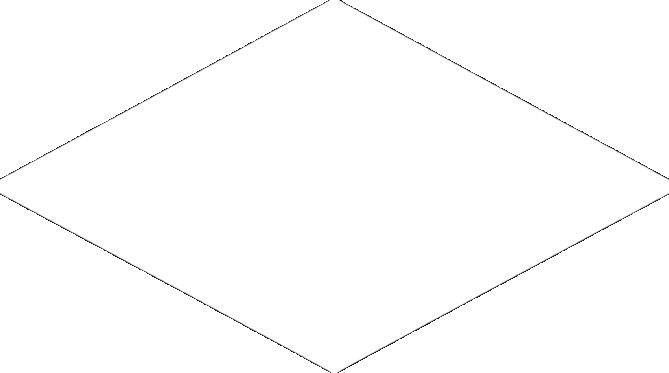
#> input picture tmp/gothic-library-floor-a-alpha.png, 669 x 373 px, given in place of gothic-library-floor-a-alpha.png-pair-alpha.png, which was not available
$ python extract-imagegen-pair.py ../tmp/gothic-library-floor-a-alpha.png
#> lines starting #> are read from the running program, lines starting #| are printed output that depends on the picture; pictures that were not available may be replaced by others from this repository, and a replacement may not be noted
"""Extract the latest built-in imagegen two-view sprite sheet into object PNGs."""

from __future__ import annotations

import argparse
import os
import subprocess
import sys
from pathlib import Path

from PIL import Image


ROOT = Path(__file__).resolve().parents[1]
GENERATED = Path.home() / ".codex" / "generated_images"
TMP = ROOT / "tmp" / "imagegen"
OUT_DIR = ROOT / "public" / "objects"
REMOVER = Path.home() / ".codex" / "skills" / ".system" / "imagegen" / "scripts" / "remove_chroma_key.py"


def latest_generated() -> Path:
    files = sorted(GENERATED.rglob("*.png"), key=lambda p: p.stat().st_mtime, reverse=True)
    if not files:
        raise SystemExit(f"No generated PNGs found under {GENERATED}")
    return files[0]


def split_pair(alpha_path: Path, kind: str, max_size: int, pad: int) -> None:
#> called with kind = '../tmp/gothic-library-floor-a-alpha.png', max_size = 900, pad = 75
    im = Image.open(alpha_path).convert("RGBA")
#> im is the input picture: PIL image 669x373 RGBA; mean R, G, B, A 253.7, 253.7, 253.7, 255
    w, h = im.size
#> w = 669; h = 373
    halves = [(0, 0, w // 2, h), (w // 2, 0, w, h)]
#> halves = [(0, 0, 334, 373), (334, 0, 669, 373)]
    OUT_DIR.mkdir(parents=True, exist_ok=True)

    for i, box in enumerate(halves):
        part = im.crop(box)
        bbox = part.getchannel("A").point(lambda v: 255 if v > 18 else 0).getbbox()
        if not bbox:
            raise SystemExit(f"No sprite content found for {kind} view {i}")

        x0 = max(0, bbox[0] - pad)
        y0 = max(0, bbox[1] - pad)
        x1 = min(part.width, bbox[2] + pad)
        y1 = min(part.height, bbox[3] + pad)
        crop = part.crop((x0, y0, x1, y1))

        canvas = Image.new("RGBA", (1024, 1024), (0, 0, 0, 0))
        crop.thumbnail((max_size, max_size), Image.Resampling.LANCZOS)
        canvas.alpha_composite(crop, ((1024 - crop.width) // 2, (1024 - crop.height) // 2))

        out = OUT_DIR / f"{kind}-{i}.png"
        canvas.save(out)
        print(f"wrote {out.relative_to(ROOT)} {canvas.getbbox()}")
#> this loop made 2 passes
#> (x0, y0, x1, y1) on passes 1 to 2: (0, 0, 334, 373), (0, 0, 335, 373)
#> (printed output is left out)
#> pass 1, in split_pair, `part = im.crop(box)`:
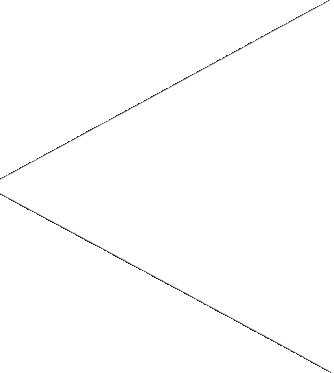
#> part: PIL image 334x373 RGBA; mean R, G, B, A 253.7, 253.7, 253.7, 255
#> pass 1, in split_pair, `canvas.save(out)`:
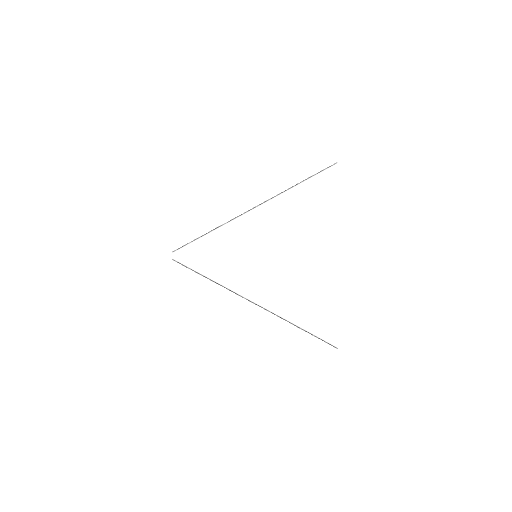
#> saved as gothic-library-floor-a-alpha.png-0.png: PIL image 1024x1024 RGBA (shown at 1/2 size); mean R, G, B, A 30.1, 30.1, 30.1, 30.3; transparent parts drawn white
#> pass 2, in split_pair, `part = im.crop(box)`:
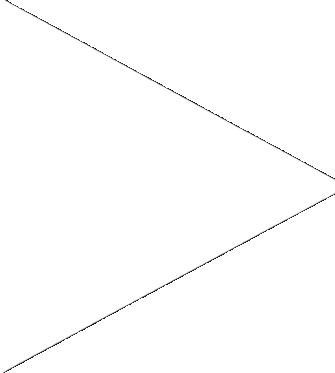
#> part: PIL image 335x373 RGBA; mean R, G, B, A 253.7, 253.7, 253.7, 255


def main() -> None:
    parser = argparse.ArgumentParser()
    parser.add_argument("kind")
    parser.add_argument("--max-size", type=int, default=900)
    parser.add_argument("--pad", type=int, default=75)
    args = parser.parse_args()

    source = latest_generated()
    TMP.mkdir(parents=True, exist_ok=True)
    work = TMP / f"{args.kind}-pair-source.png"
    alpha = TMP / f"{args.kind}-pair-alpha.png"
    work.write_bytes(source.read_bytes())

    subprocess.run(
        [
            sys.executable,
            str(REMOVER),
            "--input",
            str(work),
            "--out",
            str(alpha),
            "--auto-key",
            "border",
            "--soft-matte",
            "--transparent-threshold",
            "14",
            "--opaque-threshold",
            "220",
            "--despill",
        ],
        cwd=ROOT,
        check=True,
        env=os.environ.copy(),
    )
    split_pair(alpha, args.kind, args.max_size, args.pad)


if __name__ == "__main__":
    main()
